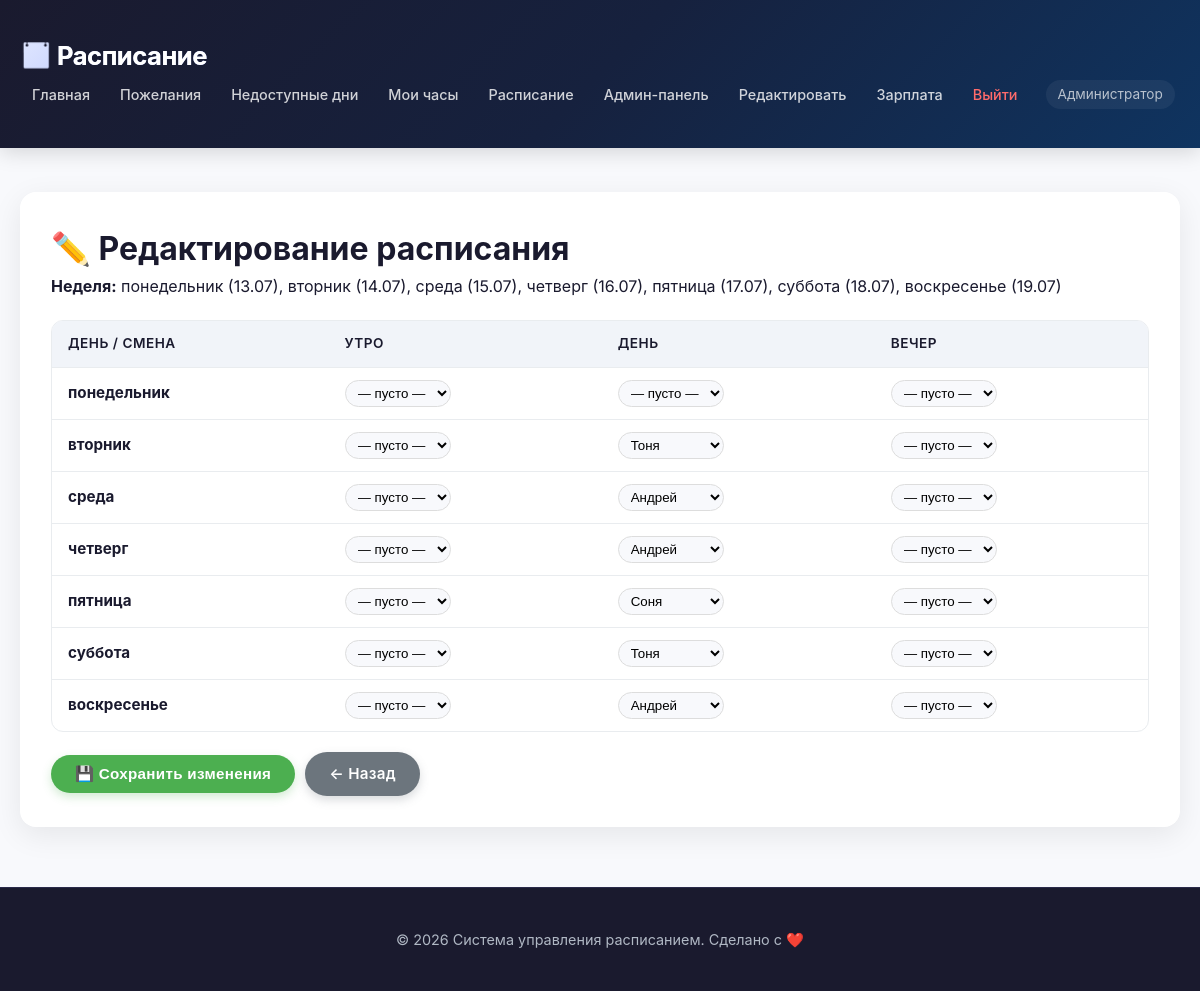
Page /admin/edit_schedule (signed in) on the committed database.
### tables this page shows
CREATE TABLE accounts
                         (id INTEGER PRIMARY KEY,
                          username TEXT UNIQUE,
                          password_hash TEXT,
                          full_name TEXT,
                          role TEXT DEFAULT 'user');

CREATE TABLE schedule
                         (id INTEGER PRIMARY KEY,
                          day TEXT,
                          shift TEXT,
                          account_id INTEGER,
                          FOREIGN KEY(account_id) REFERENCES accounts(id));

### app.py (the view, shortened to what this page needs)
@app.route('/admin/edit_schedule', methods=['GET', 'POST'])
@admin_required
def edit_schedule():
    all_users = db.get_all_accounts()
    users = [u for u in all_users if u[3] != 'admin']
    schedule = db.get_schedule()
    schedule_dict = {}
    for day, shift, account_id, full_name in schedule:
        schedule_dict[(day, shift)] = account_id
    user = db.get_account_by_id(session['user_id'])
    week_start_str = db.get_schedule_week_start()
    if week_start_str:
        week_start = datetime.strptime(week_start_str, '%Y-%m-%d').date()
    else:
        week_start = datetime.now().date()
    week_dates = get_week_dates(week_start)
    return render_template('edit_schedule.html',
                           days=DAYS,
                           shifts=SHIFTS,
                           users=users,
                           schedule_dict=schedule_dict,
                           user=user,
                           week_dates=week_dates)

### app.py (called while the page is built)
def get_week_dates(start_date=None):
    if start_date is None:
        start_date = datetime.now().date()
    monday = start_date - timedelta(days=start_date.weekday())
    return {day: (monday + timedelta(days=i)).strftime('%d.%m') for i, day in enumerate(DAYS)}

def admin_required(f):
    @wraps(f)
    def decorated_function(*args, **kwargs):
        if 'user_id' not in session:
            flash('🔑 Пожалуйста, войдите в систему', 'error')
            return redirect(url_for('login'))
        user = db.get_account_by_id(session['user_id'])
        if not user or user['role'] != 'admin':
            flash('⛔ У вас нет прав администратора', 'error')
            return redirect(url_for('index'))
        return f(*args, **kwargs)
    return decorated_function

### database.py (called while the page is built)
    def get_account_by_id(self, account_id):
        self.c.execute('SELECT id, username, full_name, role FROM accounts WHERE id = ?', (account_id,))
        row = self.c.fetchone()
        if row:
            return {'id': row[0], 'username': row[1], 'full_name': row[2], 'role': row[3]}
        return None

    def get_all_accounts(self):
        self.c.execute('SELECT id, username, full_name, role FROM accounts ORDER BY username')
        return self.c.fetchall()

    def get_schedule(self):
        self.c.execute('SELECT s.day, s.shift, s.account_id, a.full_name FROM schedule s JOIN accounts a ON s.account_id = a.id ORDER BY s.day')
        return self.c.fetchall()

    def get_setting(self, key, default=None):
        self.c.execute('SELECT value FROM settings WHERE key = ?', (key,))
        row = self.c.fetchone()
        return row[0] if row else default

    def get_schedule_week_start(self):
        return self.get_setting('schedule_week_start')

### templates/edit_schedule.html (shortened to what this page needs)
{% extends "base.html" %}
{% block content %}
<h1 style="font-size: 2rem; font-weight: 700;">✏️ Редактирование расписания</h1>
<p><strong>Неделя:</strong>
    {% for day in days %}
        {{ day }} ({{ week_dates[day] }}){% if not loop.last %}, {% endif %}
    {% endfor %}
</p>
<form method="POST" action="{{ url_for('edit_schedule') }}">
    <div class="table-responsive">
        <table>
            <thead>
                <tr>
                    <th>День / Смена</th>
                    {% for shift in shifts %}<th>{{ shift }}</th>{% endfor %}
                </tr>
            </thead>
            <tbody>
                {% for day in days %}
                    <tr>
                        <td><strong>{{ day }}</strong></td>
                        {% for shift in shifts %}
                            <td>
                                <select name="cell_{{ day }}_{{ shift }}" style="padding:4px 8px; border-radius:30px; border:1px solid #ddd; background:#f8f9fc;">
                                    <option value="0">— пусто —</option>
                                    {% for u in users %}
                                        <option value="{{ u[0] }}" {% if schedule_dict.get((day, shift)) == u[0] %}selected{% endif %}>
                                            {{ u[2] }}
                                        </option>
                                    {% endfor %}
                                </select>
                            </td>
                        {% endfor %}
                    </tr>
                {% endfor %}
            </tbody>
        </table>
    </div>
    <div class="flex mt-2">
        <button type="submit" class="btn btn-success">💾 Сохранить изменения</button>
        <a href="{{ url_for('admin') }}" class="btn btn-secondary">← Назад</a>
    </div>
</form>
{% endblock %}

### templates/base.html (shortened to what this page needs)
<!DOCTYPE html>
<html lang="ru">
<head>
</head>
<body>
    <header>
        <div class="container">
            <div class="logo">📅 <span>Расписание</span></div>
            <nav>
                {% if 'user_id' in session %}
                    <a href="{{ url_for('index') }}">Главная</a>
                    <a href="{{ url_for('wish') }}">Пожелания</a>
                    <a href="{{ url_for('unavailable') }}">Недоступные дни</a>
                    <a href="{{ url_for('view_hours') }}">Мои часы</a>
                    <a href="{{ url_for('view_schedule') }}">Расписание</a>
                    {% if session.role == 'admin' %}
                        <a href="{{ url_for('admin') }}">Админ-панель</a>
                        <a href="{{ url_for('edit_schedule') }}">Редактировать</a>
                        <a href="{{ url_for('salary') }}">Зарплата</a>
                    {% endif %}
                    <a href="{{ url_for('logout') }}" class="logout">Выйти</a>
                    <span class="user-info">{{ session.full_name }}</span>
                {% else %}
                    <a href="{{ url_for('login') }}">Вход</a>
                    <a href="{{ url_for('register') }}">Регистрация</a>
                {% endif %}
            </nav>
        </div>
    </header>
    <div class="container">
        <div class="content">
            {% block content %}{% endblock %}
        </div>
    </div>
    <footer>
        <div class="container">
            &copy; 2026 Система управления расписанием. Сделано с ❤️
        </div>
    </footer>
</body>
</html>

### templates/base.html (style rules this page uses)
:root { --primary: #4361ee; --primary-dark: #3a56d4; --secondary: #3f37c9; --accent: #4895ef; --success: #4caf50; --danger: #f44336; --warning: #ff9800; --light-bg: #f8f9fc; --card-bg: #ffffff; --text: #1a1a2e; --text-light: #6c757d; --shadow: 0 8px 30px rgba(0,0,0,0.08); --radius: 16px; --transition: all 0.3s ease; }
* { box-sizing: border-box; margin: 0; padding: 0; }
body { font-family: 'Inter', -apple-system, BlinkMacSystemFont, 'Segoe UI', Roboto, sans-serif; background: var(--light-bg); color: var(--text); min-height: 100vh; display: flex; flex-direction: column; line-height: 1.6; }
.container { max-width: 1200px; margin: 0 auto; padding: 20px; flex: 1; width: 100%; }
header { background: linear-gradient(135deg, #1a1a2e 0%, #16213e 50%, #0f3460 100%); color: white; padding: 16px 0; box-shadow: 0 4px 20px rgba(0,0,0,0.15); position: sticky; top: 0; z-index: 100; }
header .container { display: flex; justify-content: space-between; align-items: center; flex-wrap: wrap; }
.logo { font-size: 1.6em; font-weight: 700; letter-spacing: -0.5px; background: linear-gradient(135deg, #e0e7ff, #a5b4fc); -webkit-background-clip: text; -webkit-text-fill-color: transparent; }
.logo span { background: none; -webkit-text-fill-color: white; }
nav { display: flex; flex-wrap: wrap; align-items: center; gap: 6px; }
nav a { color: rgba(255,255,255,0.8); text-decoration: none; padding: 6px 12px; border-radius: 30px; font-size: 0.9rem; font-weight: 500; transition: var(--transition); background: transparent; }
nav a.logout { color: #ff6b6b; }
.user-info { font-size: 0.85rem; opacity: 0.7; margin-left: 10px; background: rgba(255,255,255,0.08); padding: 4px 12px; border-radius: 30px; }
.content { background: var(--card-bg); padding: 30px; border-radius: var(--radius); box-shadow: var(--shadow); margin-top: 24px; backdrop-filter: blur(2px); border: 1px solid rgba(255,255,255,0.3); }
.btn { display: inline-block; padding: 10px 24px; background: var(--primary); color: white; border: none; border-radius: 40px; cursor: pointer; text-decoration: none; font-size: 0.95rem; font-weight: 600; transition: var(--transition); box-shadow: 0 4px 10px rgba(67, 97, 238, 0.25); letter-spacing: 0.3px; }
.btn-success { background: var(--success); box-shadow: 0 4px 10px rgba(76, 175, 80, 0.25); }
.btn-secondary { background: #6c757d; box-shadow: 0 4px 10px rgba(108, 117, 125, 0.25); }
.table-responsive { overflow-x: auto; -webkit-overflow-scrolling: touch; margin: 20px 0; border-radius: 12px; border: 1px solid #e9ecef; }
table { width: 100%; border-collapse: collapse; min-width: 600px; font-size: 0.95rem; }
th, td { padding: 12px 16px; text-align: left; border-bottom: 1px solid #e9ecef; }
th { background: #f1f4f9; font-weight: 600; color: var(--text); font-size: 0.85rem; text-transform: uppercase; letter-spacing: 0.5px; }
tr:last-child td { border-bottom: none; }
footer { background: #1a1a2e; color: #b0b8c4; text-align: center; padding: 20px 0; margin-top: 40px; font-size: 0.9rem; border-top: 1px solid #2a2a4a; }
.mt-2 { margin-top: 16px; }
.flex { display: flex; flex-wrap: wrap; gap: 10px; align-items: center; }

### rows in the picture
accounts: full_name "Администратор"
schedule: day "вторник", week_dates "14.07"
schedule: day "среда", week_dates "15.07"
schedule: day "четверг", week_dates "16.07"
schedule: day "пятница", week_dates "17.07"
schedule: day "суббота", week_dates "18.07"
schedule: day "воскресенье", week_dates "19.07"

### other values in the picture
{{ day }} "понедельник"
{{ week_dates[day] }} "13.07"
{{ shift }} "УТРО" "ДЕНЬ" "ВЕЧЕР"
form field value "Тоня"
form field value "Андрей"
form field value "Соня"
